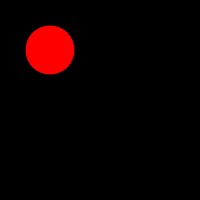
Frame 1 (no input)
Frame 60 (no input): identical to frame 1, image omitted
Frame 120 (the mouse pressed at the canvas centre since frame 60): identical to frame 1, image omitted

The p5.js sketch that drew this single still picture (run headless with seeded random() and noise() and a simulated clock; from frame 60 on, the mouse is pressed at the canvas centre):

// p5.js sketch
// ── sketch.js
function setup(){
  createCanvas(200,200);
  createP("樣本需要有代表性和針對性");
}


function draw(){
  background(0);
  fill(255,0,0);
  ellipse(50,50,50,50);




}
